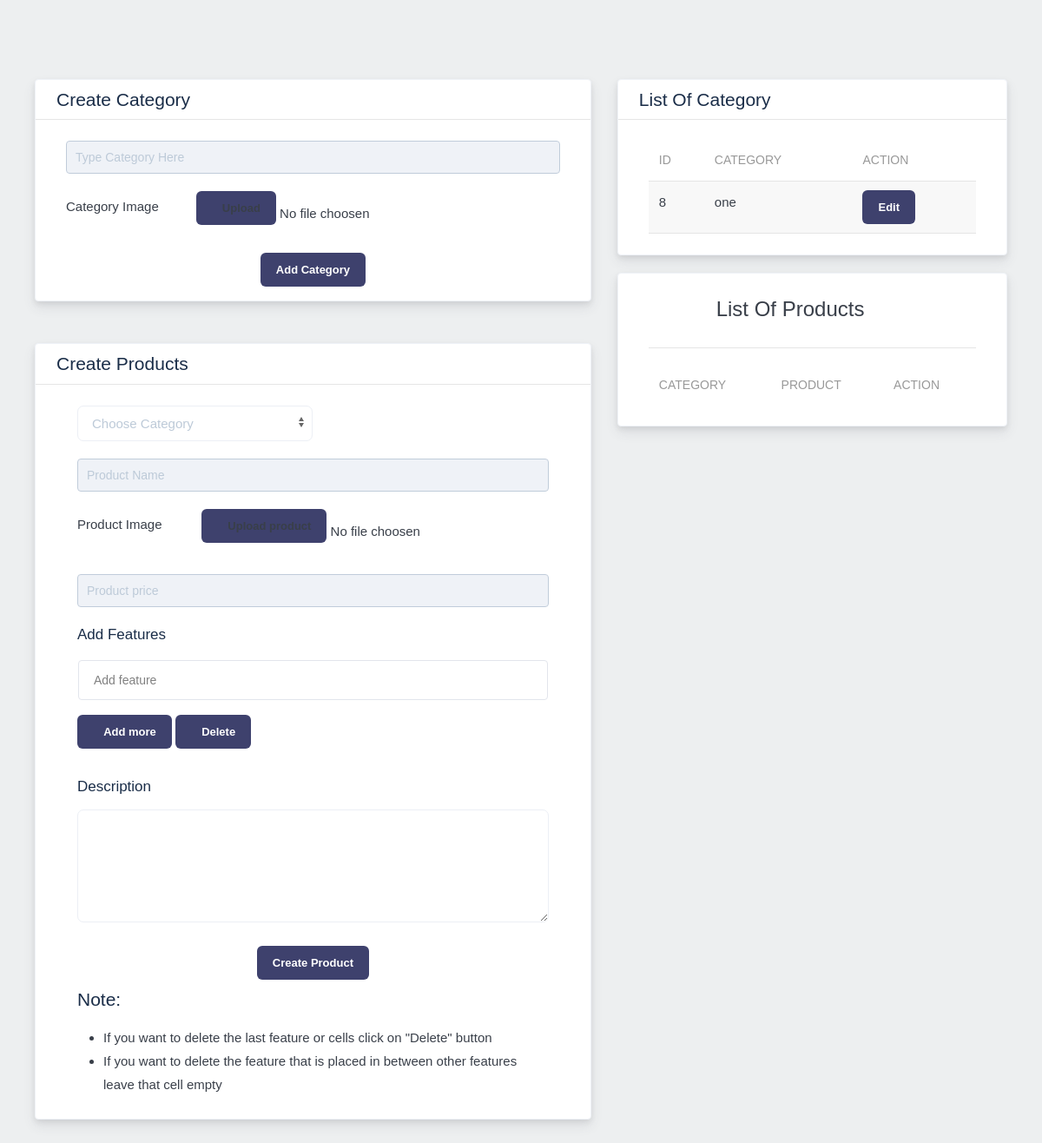
Before: / with the older database file.
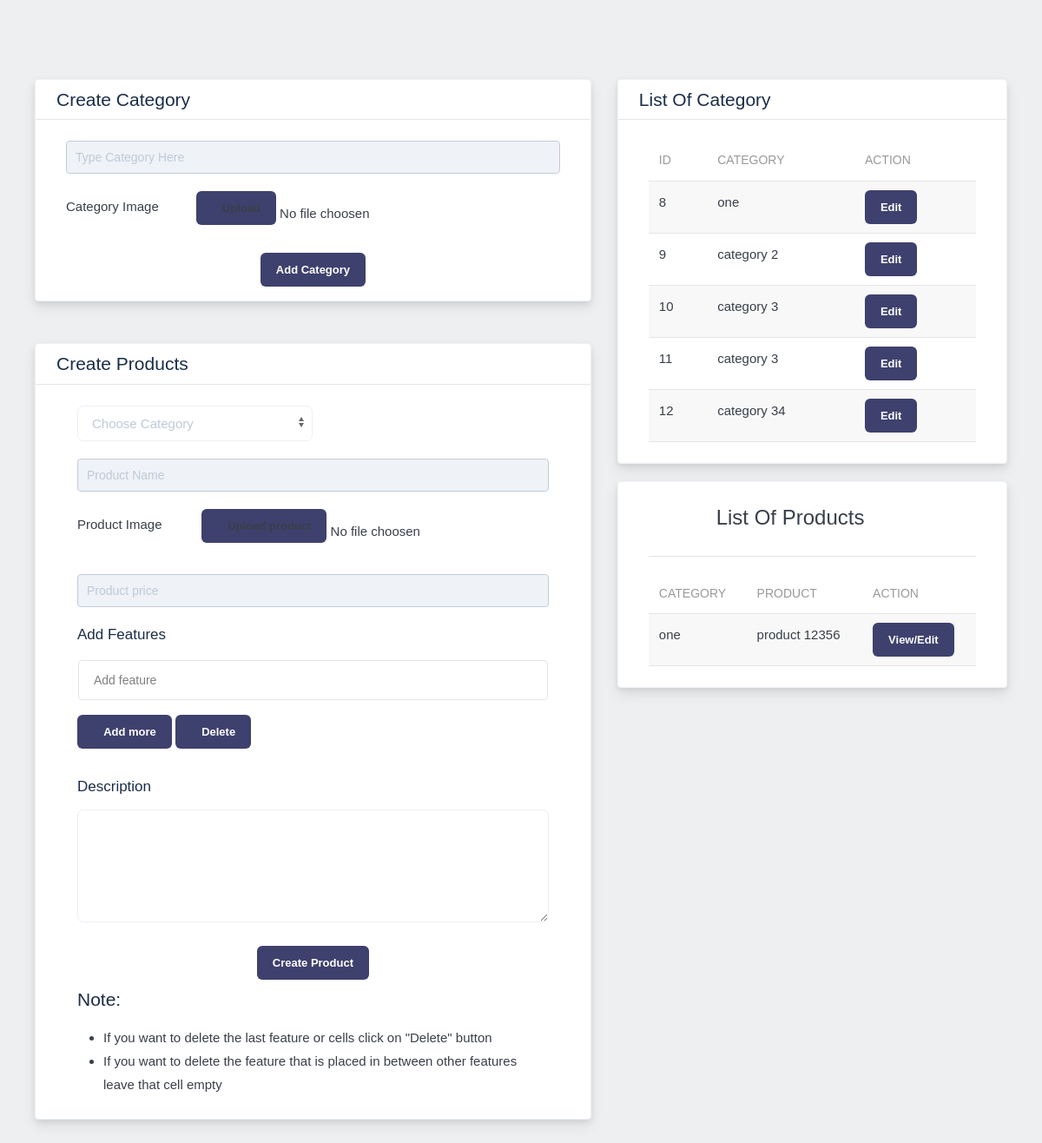
After: the same page with the newer database file.
### products/models.py (models this page shows)
class Category(models.Model):
    cate_name = models.CharField(max_length=100)
    cate_image = models.ImageField(upload_to='product_images/',null=True)

class Products(models.Model):
    c_id = models.ForeignKey(Category,on_delete=models.CASCADE,null=True)
    cate_name = models.CharField(max_length=100,null=True)
    pro_name = models.CharField(max_length=100)
    pro_image = models.ImageField(upload_to='SubProduct_images/',null=True)
    product_price = models.IntegerField()
    produ_features = models.CharField(max_length=500,null=True)
    prod_description = models.CharField(max_length=500)
    product_create_date = models.DateTimeField(default=datetime.now, blank=True)

### products/views.py (the view, shortened to what this page needs)
# urls.py: path('',views.index,name='index'),
def index(request):
    category_list = Category.objects.all()
    prod_list = Products.objects.order_by("-product_create_date")
    context ={
        'category_list':category_list,
        'prod_list' : prod_list
    }
    return render(request, 'products/index.html',context)

### templates/products/index.html (shortened to what this page needs)
{% extends 'base.html' %}
{% block content %}
    <div id="wrapper" class="admin-panel">
    <div class="page-content">
            <div class="page-content-inner">
                <div class="row">
                  <div class="col-md-7" >
                    <div class="uk-width-4-4@m my-3">
                        <div class="card rounded">
                          <div class=" py-2 px-4">
                              <h4 class="mb-0">Create Category </h4>
                          </div>
                          <hr class="m-0">
                          <div class=" container py-3 uk-width-expand">
                            <form name="categorycreate" method="POST" enctype="multipart/form-data">
                                <fieldset class="uk-fieldset">
                                    <div class="uk-margin mt-2">
                                        <input class="uk-input bg-secondary" name="name" type="text" placeholder="Type Category Here" required>
                                    </div>
                                    <div class="form-group row mb-3">
                                            <label class="col-md-3 col-form-label" for="short_description">Category Image</label>
                                            <div class="col-md-9">
                                             <a class="btn btn-default mb-3"  onclick="" id="Upload-button"> <i
                                                class='uil-plus'></i>Upload</a>
                                                <span id="custom-text">No file choosen</span>
                                            </div>
                                        </div>
                                    <div class="text-center">
                                      <button class="btn btn-default" name="category">Add Category</button>
                                    </div>
                                </fieldset>
                            </form>
                            </div>
                        </div>
                    </div>
                    <div class="uk-width-expand my-5">
                        <div class="card rounded">
                          <div class=" py-2 px-4">
                              <h4 class="mb-0"> Create Products </h4>
                          </div>
                          <hr class="m-0">
                          <div class=" container mt-2 py-3 px-5 uk-width-expand">
                            <form name="cfpcreate" method="POST" enctype="multipart/form-data">
                                <fieldset class="uk-fieldset">
                                    <div class="uk-margin uk-width-1-2">
                                        <select name="cate_name" class="uk-select" required>
                                            <option disabled selected value>Choose Category</option>
                                        </select>
                                    </div>
                                    <div class="uk-margin">
                                        <input class="uk-input bg-secondary" name="prod_name" type="text" placeholder="Product Name" required>
                                    </div>
                                <div class="form-group row mb-3">
                                            <label class="col-md-3 col-form-label" for="short_description">Product Image</label>
                                            <div class="col-md-9">
                                             <a class="btn btn-default mb-3"  onclick="" id="Upload-button1"> <i
                                                class='uil-plus'></i>Upload product</a>
                                                <span id="custom-text1">No file choosen</span>
                                            </div>
                                        </div>
                                    <div class="uk-margin">
                                        <input type="number" class="uk-input bg-secondary" name="prod_price" type="text" placeholder="Product price" required>
                                    </div>
                                    <h5>Add Features</h5>
                                        <div class="uk-width-expand my-3">
                                                <table id="SkillsTable" class="uk-width-expand">
                                                  <thead>
                                                    <tr>
                                                      <td><input type='text' class='uk-input1'
                                                          placeholder="Add feature"></td>
                                                    </tr>
                                                  </thead>
                                                </table>
                                                <a class="btn btn-default text-white  mb-3" type="button" id="addSkillRow" onclick="addSkillRow()"><i
                                                        class='uil-plus'></i>Add more </a>
                                                <a class="btn btn-default text-white  mb-3" type="button" id="delSkillRow" onclick="delSkillRow()"><i
                                                        class='uil-times'></i>Delete </a>
                                        </div>
                                    <h5>Description</h5>
                                    <div class="uk-form-controls">
                                            <textarea class="uk-textarea" name="pro_descrip" rows="4"  required></textarea>
                                    </div>
                                    <br>
                                    <div class="text-center">
                                      <button class="btn btn-default" name="product_submit" onclick="Skillsubmit()">Create Product</button>
                                    </div>
                                </fieldset>
                            </form>
                            <div class="my-2">
                              <h4>Note:</h4>
                              <ul>
                                <li>If you want to delete the last feature or cells click on "Delete" button</li>
                                <li>If you want to delete the feature that is placed in between other features leave that cell empty</li>
                              </ul>
                            </div>
                            </div>
                        </div>
                    </div>
                  </div>
                  <div  class="col-md-5 my-3">
                    <div class="uk-width-expand">
                        <div class="card rounded">
                          <div class=" py-2 px-4">
                              <h4 class="mb-0">List of Category </h4>
                          </div>
                          <hr class="m-0">
                          <div class=" container py-4 uk-width-expand">
                                <table class="uk-table uk-table-small uk-table-hover uk-table-striped" uk-table-divider" >
                                  <thead>
                                      <tr>
                                          <th>Id</th>
                                          <th>Category</th>
                                          <th>Action</th>
                                      </tr>
                                  </thead>
                                  <tbody>
                                    {% for item in category_list %}
                                      <tr>
                                        <td>{{item.pk}}</td>
                                        <td>{{item.cate_name}}</td>
                                        <td><a href="{% url 'category_edit' item.pk %}" class="btn btn-default">Edit</a></td>
                                      </tr>
                                      {% endfor %}
                                  </tbody>
                                </table>
                            </div>
                        </div>
                    </div>
                    <div class="uk-width-expand my-3">
                        <div class="card rounded">
                          <div class=" container py-4 uk-width-expand">
                                <div class="d-flex uk-flex-center">
                                  <div class="col-md-8 my-auto">
                                      <legend class="uk-legend">List Of Products</legend>
                                  </div>
                                </div>
                                <hr style="width:70% mx-auto mt-0">
                                <table class="uk-table uk-table-small uk-table-hover uk-table-striped" uk-table-divider>
                                  <thead>
                                      <tr>
                                          <th>Category</th>
                                          <th>Product</th>
                                          <th>Action</th>
                                      </tr>
                                  </thead>
                                  <tbody>
                                    {% for item in prod_list %}
                                      <tr>
                                        <td>{{item.c_id.cate_name}}</td>
                                        <td>{{item.pro_name}}</td>
                                        <td><a href="{% url 'product_edit' item.pk %}" class="btn btn-default">View/Edit</a></td>
                                      </tr>
                                      {% endfor %}
                                  </tbody>
                                </table>
                            </div>
                        </div>
                    </div>
                  </div>
                </div>
            </div>
        </div>
    </div>
{% endblock %}

### templates/base.html (shortened to what this page needs)
{% load static %}
<!DOCTYPE html>
<html lang="en">
<head>
    <link rel="stylesheet" href="{% static 'css/style.css' %}">
    <link rel="stylesheet" href="{% static 'css/night-mode.css' %}">
    <link rel="stylesheet" href="{% static 'css/framework.css' %}">
    <link rel="stylesheet" href="{% static 'css/bootstrap.css' %}">
    <link rel="stylesheet" href="{% static 'css/button-style.css' %}">
    <link rel="stylesheet" href="{% static 'css/icons.css' %}">
    <link rel = "stylesheet" href ="{% static 'css/video-js.min.css' %}">
</head>
<body>
{% block content %}
{% endblock %}
</body>
</html>

Changed rows visible on the page:
added Category: pk "9", cate_name "category 2"
added Category: pk "10", cate_name "category 3"
added Category: pk "11", cate_name "category 3"
added Category: pk "12", cate_name "category 34"
added Products: c_id.cate_name "one", pro_name "product 12356"
